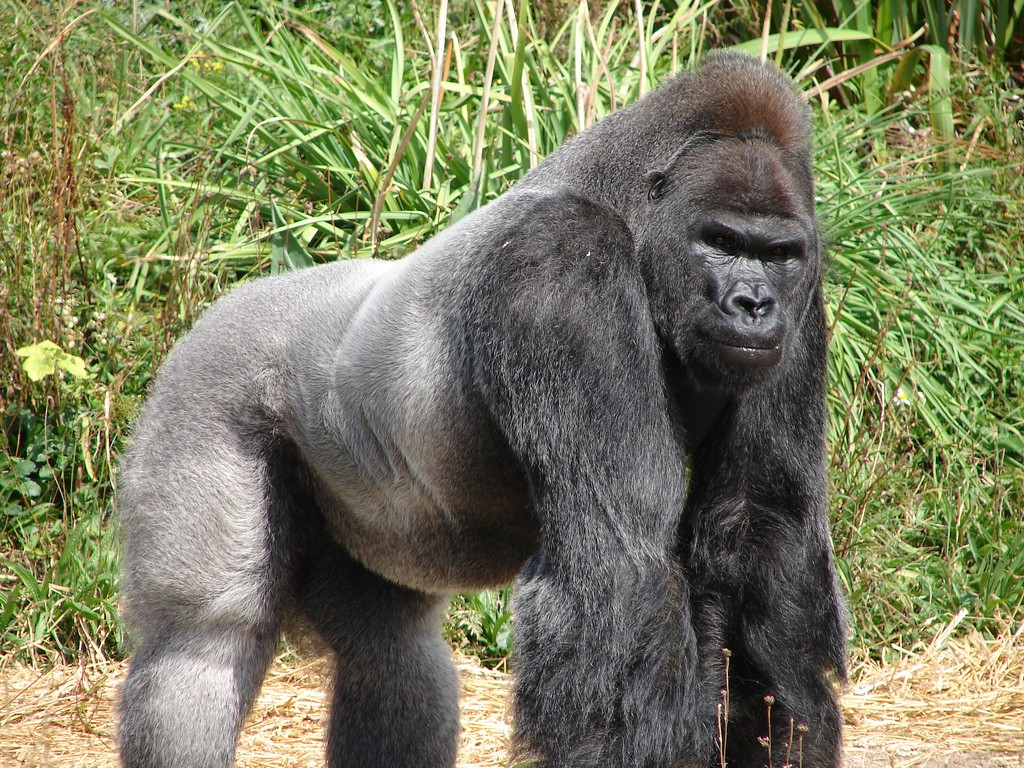
#> input picture gorilla.jpeg, 1024 x 768 px
$ python pbg.py
#> lines starting #> are read from the running program, lines starting #| are printed output that depends on the picture
import cv2
import numpy as np

# array = np.full((400, 600), 0.3)

pic = cv2.imread("gorilla.jpeg")
#> pic is the input picture: shape (768, 1024, 3); mean B, G, R 95.1, 125.8, 122.8
blur_kernel = np.full((3, 3), 1 / 9)
gaussian_kernel = np.array([[1, 2, 1], [2, 4, 2], [1, 2, 1]]) / 16.0
cnn_filter = np.array([[-1, -1, -1], [-1, 8, -1], [-1, -1, -1]])

pic = cv2.filter2D(pic, -1, gaussian_kernel)
pic = cv2.filter2D(pic, -1, gaussian_kernel)
cv2.imshow("Win2", pic)

pic = cv2.filter2D(pic, -1, cnn_filter)
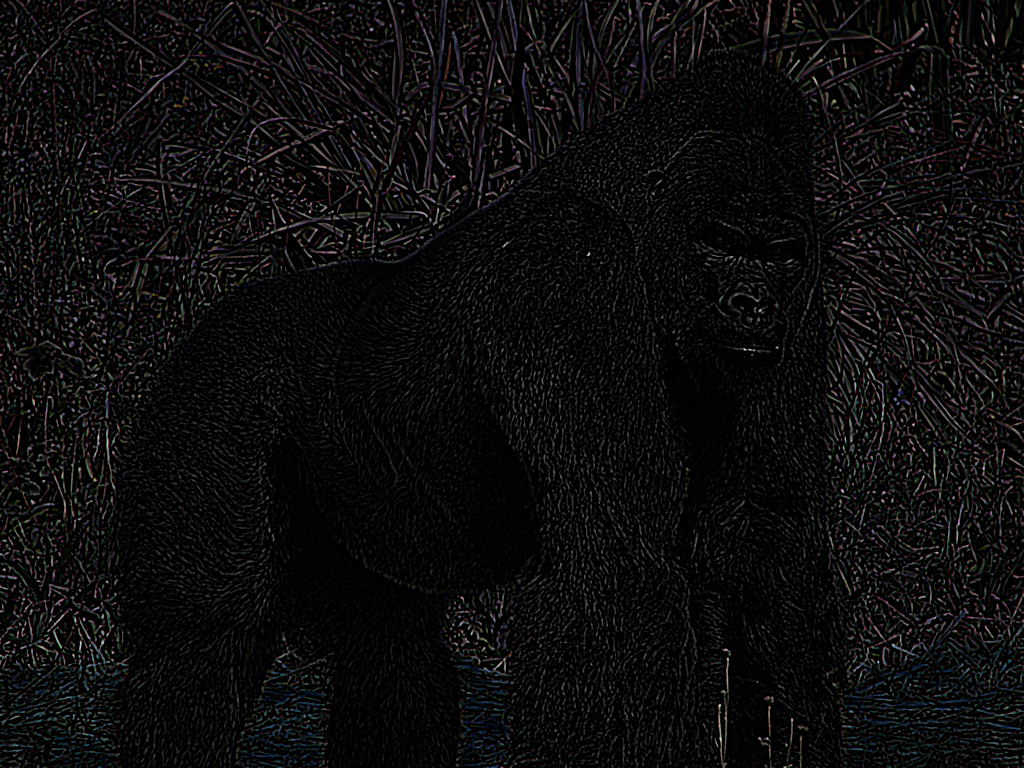
#> pic: shape (768, 1024, 3); mean B, G, R 12.3, 12, 12.6
cv2.imshow("Win", pic)

cv2.waitKey()
cv2.destroyAllWindows()
